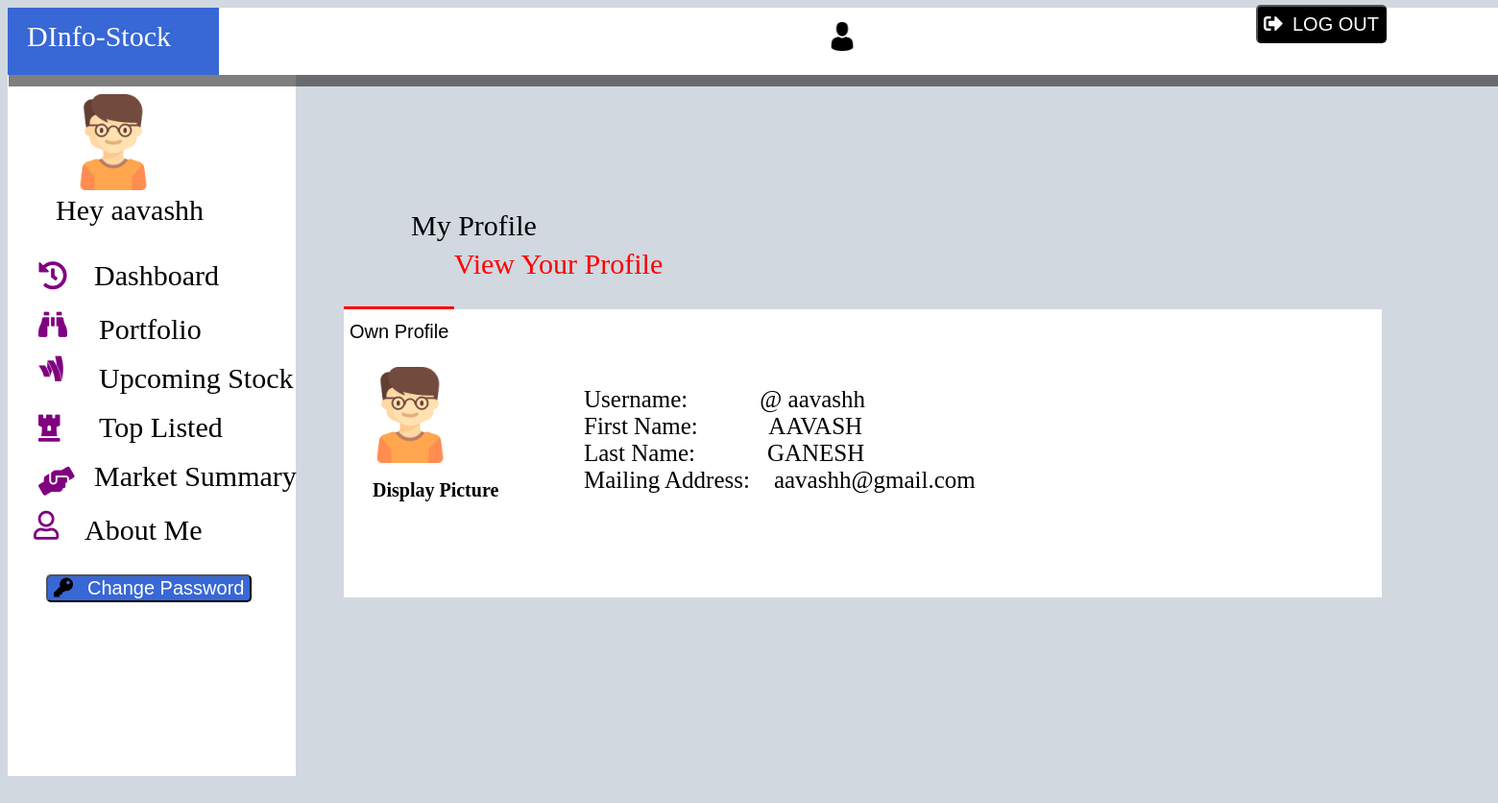
The app's page /project/aboutme.php (signed in) with its own data.
### tables this page shows
CREATE TABLE `registration` (
  `username` varchar(100) NOT NULL,
  `first_name` varchar(100) NOT NULL,
  `last_name` varchar(100) NOT NULL,
  `email` varchar(50) NOT NULL,
  `password` varchar(50) NOT NULL,
  `cpassword` varchar(50) NOT NULL
);

### project/aboutme.php (the view, shortened to what this page needs)
<?php
include("database.php");
include("main.php");
$username=$_SESSION['username'];
$sql="Select * from registration where username='{$username}'";
$res=mysqli_query($conn,$sql);
$row=mysqli_fetch_assoc($res);
?>
<!DOCTYPE html>
<html lang="en">
<head>
      <link href="css/aboutme.css" rel="stylesheet">
</head>
<body>
      <div id="mains">
      <text id="text-about">My Profile</text>
      <text id="text-subabout">View Your Profile</text>
      <div id="second-main">
      <button id="button_ho">Own Profile</button>
      <embed id="display_picture" src="icon/boy.png">
      <h3>Display Picture</h3>
      <label id="lbl-one">Username:&nbsp;  &nbsp;  &nbsp; &nbsp;  &nbsp; &nbsp;     @ <?php echo $row['username']?></label>
      <br>
      <label id="lbl-two">First Name:&nbsp;  &nbsp;  &nbsp;  &nbsp;  &nbsp; &nbsp;     <?php echo $row['first_name']?></label><br>
      <label id="lbl-three">Last Name:&nbsp;  &nbsp;  &nbsp; &nbsp;  &nbsp;  &nbsp;     <?php echo $row['last_name']?></label><br>
      <label id="lbl-four">Mailing Address:&nbsp;  &nbsp;       <?php echo $row['email']?></label>
      </div>
      </div>
</body>
</html>

### project/css/main.css (style rules this page uses)
body { background-color: #d1d8e0; overflow: visible; }
text { font-size: 30px; color: white; position: relative; top:10px; left:20px; }
embed { height: 100px; position: relative; top:90px; left:60px; }

### project/css/aboutme.css (style rules this page uses)
body { overflow: visible; }
#mains { position: relative; top:-600px; left:400px; }
#text-about { color:black; }
#text-subabout { color:red; position: relative; top:50px; left:-70px; }
#second-main { height: 300px; width: 70%; background-color: white; position: relative; top:80px; left:-50px; }
#button_ho { height: 50px; border:none; background-color:white; border-top: 3px solid red; font-size: 20px; position: relative; top:-70px; }
#display_picture { position: relative; top:60px; left:-100px; }
h3 { position: relative; top:40px; left:30px; font-family: 'Times New Roman', Times, serif; font-size: 20px; }
#lbl-one { position: relative; top:-100px; left:250px; font-size: 25px; }
#lbl-two { position: relative; top:-100px; left:250px; font-size: 25px; }
#lbl-three { position: relative; top:-100px; left:250px; font-size: 25px; }
#lbl-four { position: relative; top:-100px; left:250px; font-size: 25px; }

### records on screen
registration: username "aavashh", first_name "AAVASH", last_name "GANESH", email "aavashh@gmail.com"

### other values on screen
$_SESSION['username'] "aavashh"
